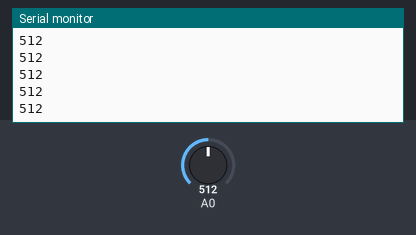
The sketch below on a simulated Arduino Uno, built with avr-gcc and run on an emulated ATmega328P. Parts: the last lines printed to the serial monitor. The test bench sets the inputs (shaded band); at power-on: A0 = 512.

Above: at 1.2 s.
1.3 s: A0 set to 716
At 2.3 s:
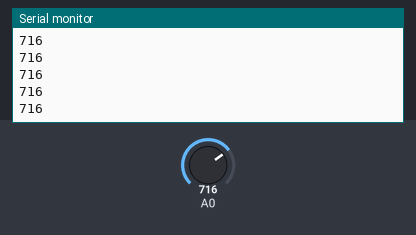
2.8 s: A0 set to 900
At 3.3 s:
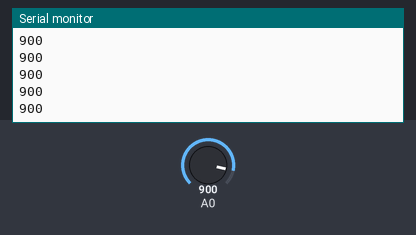
Timing chart, 0 to 5.8 s (numbered marks = the images above; inputs shaded):
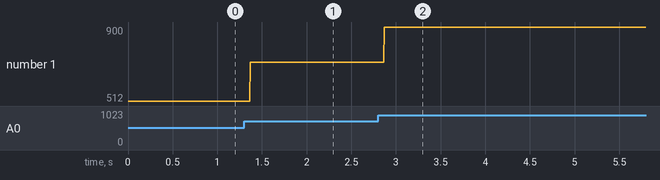

Measured:
- after the input at 1.3 s, the serial monitor: prints a new line after 0.07 s (image 1)
- after the input at 2.8 s, the serial monitor: prints a new line after 0.07 s (image 2)
- plotted number 1: 512 → 716 after the input at 1.3 s, 716 → 900 after the input at 2.8 s

The sketch:

test.ino
```cpp
void setup() {
  Serial.begin(9600);

}

void loop() {
  int senValue=analogRead(A0);
  Serial.println(senValue);
  delay(1);

}
```
